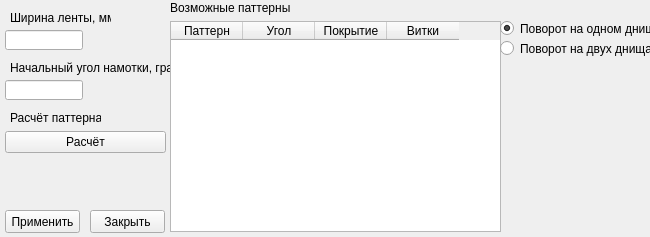
<?xml version="1.0" encoding="UTF-8"?>
<ui version="4.0">
 <class>MainWindow</class>
 <widget class="QMainWindow" name="MainWindow">
  <property name="geometry">
   <rect>
    <x>0</x>
    <y>0</y>
    <width>650</width>
    <height>237</height>
   </rect>
  </property>
  <property name="sizePolicy">
   <sizepolicy hsizetype="Fixed" vsizetype="Fixed">
    <horstretch>0</horstretch>
    <verstretch>0</verstretch>
   </sizepolicy>
  </property>
  <property name="minimumSize">
   <size>
    <width>650</width>
    <height>237</height>
   </size>
  </property>
  <property name="maximumSize">
   <size>
    <width>650</width>
    <height>237</height>
   </size>
  </property>
  <property name="windowTitle">
   <string notr="true"/>
  </property>
  <widget class="QWidget" name="centralwidget">
   <widget class="QPushButton" name="pushButton">
    <property name="geometry">
     <rect>
      <x>5</x>
      <y>210</y>
      <width>75</width>
      <height>23</height>
     </rect>
    </property>
    <property name="text">
     <string>Применить</string>
    </property>
   </widget>
   <widget class="QLineEdit" name="lineEdit">
    <property name="geometry">
     <rect>
      <x>5</x>
      <y>30</y>
      <width>78</width>
      <height>20</height>
     </rect>
    </property>
    <property name="text">
     <string/>
    </property>
   </widget>
   <widget class="QLabel" name="label">
    <property name="geometry">
     <rect>
      <x>10</x>
      <y>10</y>
      <width>101</width>
      <height>16</height>
     </rect>
    </property>
    <property name="text">
     <string>Ширина ленты, мм</string>
    </property>
   </widget>
   <widget class="QLabel" name="label_2">
    <property name="geometry">
     <rect>
      <x>10</x>
      <y>60</y>
      <width>161</width>
      <height>16</height>
     </rect>
    </property>
    <property name="text">
     <string>Начальный угол намотки, град</string>
    </property>
   </widget>
   <widget class="QLineEdit" name="lineEdit_2">
    <property name="geometry">
     <rect>
      <x>5</x>
      <y>80</y>
      <width>78</width>
      <height>20</height>
     </rect>
    </property>
    <property name="text">
     <string/>
    </property>
   </widget>
   <widget class="QLabel" name="label_3">
    <property name="geometry">
     <rect>
      <x>10</x>
      <y>110</y>
      <width>91</width>
      <height>16</height>
     </rect>
    </property>
    <property name="text">
     <string>Расчёт паттерна</string>
    </property>
   </widget>
   <widget class="QPushButton" name="pushButton_2">
    <property name="geometry">
     <rect>
      <x>90</x>
      <y>210</y>
      <width>75</width>
      <height>23</height>
     </rect>
    </property>
    <property name="text">
     <string>Закрыть</string>
    </property>
   </widget>
   <widget class="QTableWidget" name="tableWidget">
    <property name="enabled">
     <bool>true</bool>
    </property>
    <property name="geometry">
     <rect>
      <x>170</x>
      <y>21</y>
      <width>331</width>
      <height>211</height>
     </rect>
    </property>
    <property name="minimumSize">
     <size>
      <width>221</width>
      <height>0</height>
     </size>
    </property>
    <property name="frameShape">
     <enum>QFrame::StyledPanel</enum>
    </property>
    <property name="frameShadow">
     <enum>QFrame::Plain</enum>
    </property>
    <property name="lineWidth">
     <number>1</number>
    </property>
    <property name="midLineWidth">
     <number>0</number>
    </property>
    <property name="verticalScrollBarPolicy">
     <enum>Qt::ScrollBarAsNeeded</enum>
    </property>
    <property name="sizeAdjustPolicy">
     <enum>QAbstractScrollArea::AdjustToContentsOnFirstShow</enum>
    </property>
    <property name="editTriggers">
     <set>QAbstractItemView::NoEditTriggers</set>
    </property>
    <property name="selectionMode">
     <enum>QAbstractItemView::SingleSelection</enum>
    </property>
    <property name="selectionBehavior">
     <enum>QAbstractItemView::SelectRows</enum>
    </property>
    <property name="showGrid">
     <bool>true</bool>
    </property>
    <property name="gridStyle">
     <enum>Qt::SolidLine</enum>
    </property>
    <property name="sortingEnabled">
     <bool>false</bool>
    </property>
    <attribute name="horizontalHeaderVisible">
     <bool>true</bool>
    </attribute>
    <attribute name="horizontalHeaderCascadingSectionResizes">
     <bool>false</bool>
    </attribute>
    <attribute name="horizontalHeaderMinimumSectionSize">
     <number>40</number>
    </attribute>
    <attribute name="horizontalHeaderDefaultSectionSize">
     <number>72</number>
    </attribute>
    <attribute name="horizontalHeaderHighlightSections">
     <bool>true</bool>
    </attribute>
    <attribute name="horizontalHeaderShowSortIndicator" stdset="0">
     <bool>false</bool>
    </attribute>
    <attribute name="horizontalHeaderStretchLastSection">
     <bool>false</bool>
    </attribute>
    <attribute name="verticalHeaderCascadingSectionResizes">
     <bool>false</bool>
    </attribute>
    <column>
     <property name="text">
      <string>Паттерн</string>
     </property>
    </column>
    <column>
     <property name="text">
      <string>Угол</string>
     </property>
    </column>
    <column>
     <property name="text">
      <string>Покрытие</string>
     </property>
    </column>
    <column>
     <property name="text">
      <string>Витки</string>
     </property>
    </column>
   </widget>
   <widget class="QLabel" name="label_5">
    <property name="geometry">
     <rect>
      <x>170</x>
      <y>0</y>
      <width>121</width>
      <height>16</height>
     </rect>
    </property>
    <property name="text">
     <string>Возможные паттерны</string>
    </property>
   </widget>
   <widget class="QWidget" name="layoutWidget">
    <property name="geometry">
     <rect>
      <x>5</x>
      <y>130</y>
      <width>161</width>
      <height>25</height>
     </rect>
    </property>
    <layout class="QHBoxLayout" name="horizontalLayout_2">
     <item>
      <widget class="QPushButton" name="pushButton_4">
       <property name="text">
        <string>Расчёт</string>
       </property>
      </widget>
     </item>
    </layout>
   </widget>
   <widget class="QRadioButton" name="radioButton">
    <property name="geometry">
     <rect>
      <x>500</x>
      <y>20</y>
      <width>151</width>
      <height>17</height>
     </rect>
    </property>
    <property name="text">
     <string>Поворот на одном днище</string>
    </property>
    <property name="checked">
     <bool>true</bool>
    </property>
   </widget>
   <widget class="QRadioButton" name="radioButton_2">
    <property name="geometry">
     <rect>
      <x>500</x>
      <y>40</y>
      <width>151</width>
      <height>17</height>
     </rect>
    </property>
    <property name="text">
     <string>Поворот на двух днищах</string>
    </property>
   </widget>
  </widget>
 </widget>
 <resources/>
 <connections/>
</ui>
